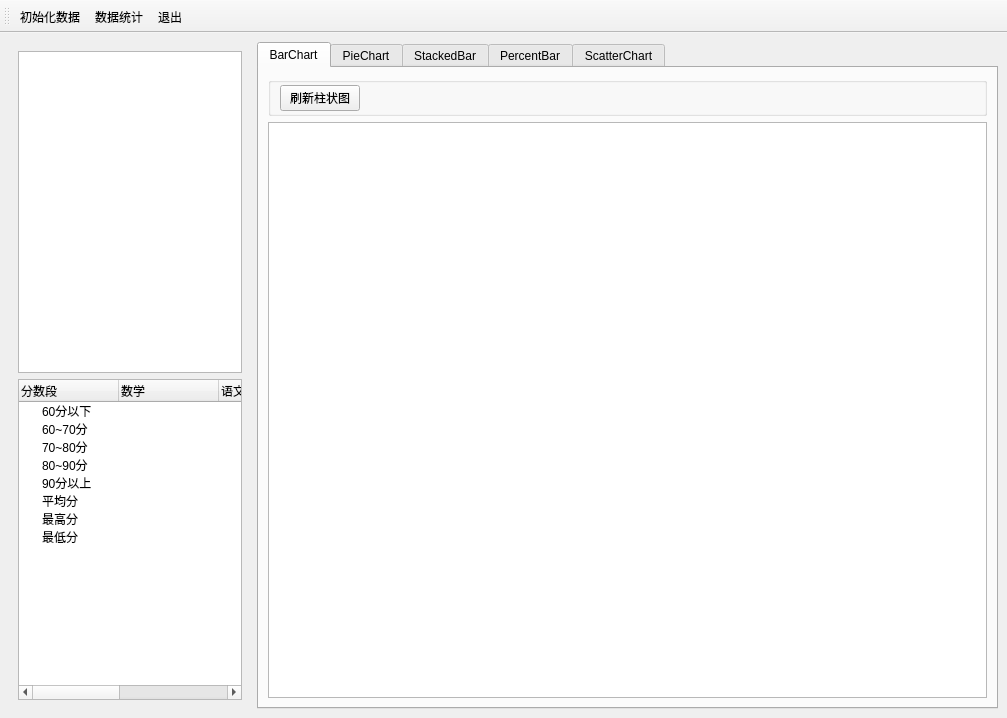
<?xml version="1.0" encoding="UTF-8"?>
<ui version="4.0">
 <class>MainWindow</class>
 <widget class="QMainWindow" name="MainWindow">
  <property name="geometry">
   <rect>
    <x>0</x>
    <y>0</y>
    <width>1007</width>
    <height>718</height>
   </rect>
  </property>
  <property name="windowTitle">
   <string>MainWindow</string>
  </property>
  <property name="toolButtonStyle">
   <enum>Qt::ToolButtonStyle::ToolButtonTextUnderIcon</enum>
  </property>
  <widget class="QWidget" name="centralwidget">
   <layout class="QGridLayout" name="gridLayout">
    <item row="0" column="0">
     <widget class="QWidget" name="widget" native="true">
      <layout class="QVBoxLayout" name="verticalLayout">
       <item>
        <widget class="QTableView" name="tableView"/>
       </item>
       <item>
        <widget class="QTreeWidget" name="treeWidget">
         <column>
          <property name="text">
           <string>分数段</string>
          </property>
         </column>
         <column>
          <property name="text">
           <string>数学</string>
          </property>
         </column>
         <column>
          <property name="text">
           <string>语文</string>
          </property>
         </column>
         <column>
          <property name="text">
           <string>英语</string>
          </property>
         </column>
         <column>
          <property name="text">
           <string>平均分</string>
          </property>
         </column>
         <item>
          <property name="text">
           <string>60分以下</string>
          </property>
          <property name="text">
           <string/>
          </property>
          <property name="text">
           <string/>
          </property>
          <property name="text">
           <string/>
          </property>
          <property name="text">
           <string/>
          </property>
         </item>
         <item>
          <property name="text">
           <string>60~70分</string>
          </property>
          <property name="text">
           <string/>
          </property>
          <property name="text">
           <string/>
          </property>
          <property name="text">
           <string/>
          </property>
          <property name="text">
           <string/>
          </property>
         </item>
         <item>
          <property name="text">
           <string>70~80分</string>
          </property>
          <property name="text">
           <string/>
          </property>
          <property name="text">
           <string/>
          </property>
          <property name="text">
           <string/>
          </property>
          <property name="text">
           <string/>
          </property>
         </item>
         <item>
          <property name="text">
           <string>80~90分</string>
          </property>
          <property name="text">
           <string/>
          </property>
          <property name="text">
           <string/>
          </property>
          <property name="text">
           <string/>
          </property>
          <property name="text">
           <string/>
          </property>
         </item>
         <item>
          <property name="text">
           <string>90分以上</string>
          </property>
          <property name="text">
           <string/>
          </property>
          <property name="text">
           <string/>
          </property>
          <property name="text">
           <string/>
          </property>
          <property name="text">
           <string/>
          </property>
         </item>
         <item>
          <property name="text">
           <string>平均分</string>
          </property>
          <property name="text">
           <string/>
          </property>
          <property name="text">
           <string/>
          </property>
          <property name="text">
           <string/>
          </property>
          <property name="text">
           <string/>
          </property>
         </item>
         <item>
          <property name="text">
           <string>最高分</string>
          </property>
          <property name="text">
           <string/>
          </property>
          <property name="text">
           <string/>
          </property>
          <property name="text">
           <string/>
          </property>
          <property name="text">
           <string/>
          </property>
         </item>
         <item>
          <property name="text">
           <string>最低分</string>
          </property>
          <property name="text">
           <string/>
          </property>
          <property name="text">
           <string/>
          </property>
          <property name="text">
           <string/>
          </property>
          <property name="text">
           <string/>
          </property>
         </item>
        </widget>
       </item>
      </layout>
     </widget>
    </item>
    <item row="0" column="1">
     <widget class="QTabWidget" name="tabWidget">
      <property name="currentIndex">
       <number>0</number>
      </property>
      <widget class="QWidget" name="tab">
       <attribute name="icon">
        <iconset resource="res.qrc">
         <normaloff>:/images/images/3.ico</normaloff>:/images/images/3.ico</iconset>
       </attribute>
       <attribute name="title">
        <string>BarChart</string>
       </attribute>
       <layout class="QVBoxLayout" name="verticalLayout_3">
        <item>
         <widget class="QGroupBox" name="groupBox_2">
          <property name="title">
           <string/>
          </property>
          <layout class="QHBoxLayout" name="horizontalLayout">
           <property name="topMargin">
            <number>2</number>
           </property>
           <property name="bottomMargin">
            <number>2</number>
           </property>
           <item>
            <widget class="QPushButton" name="btnBuildBarChart">
             <property name="text">
              <string>刷新柱状图</string>
             </property>
            </widget>
           </item>
           <item>
            <spacer name="horizontalSpacer_2">
             <property name="orientation">
              <enum>Qt::Orientation::Horizontal</enum>
             </property>
             <property name="sizeHint" stdset="0">
              <size>
               <width>40</width>
               <height>20</height>
              </size>
             </property>
            </spacer>
           </item>
          </layout>
         </widget>
        </item>
        <item>
         <widget class="QChartView" name="chartViewBar"/>
        </item>
       </layout>
      </widget>
      <widget class="QWidget" name="tab_2">
       <attribute name="icon">
        <iconset resource="res.qrc">
         <normaloff>:/images/images/43.ico</normaloff>:/images/images/43.ico</iconset>
       </attribute>
       <attribute name="title">
        <string>PieChart</string>
       </attribute>
       <layout class="QVBoxLayout" name="verticalLayout_4">
        <item>
         <widget class="QGroupBox" name="groupBox_3">
          <property name="title">
           <string/>
          </property>
          <layout class="QHBoxLayout" name="horizontalLayout_2">
           <property name="topMargin">
            <number>2</number>
           </property>
           <property name="bottomMargin">
            <number>2</number>
           </property>
           <item>
            <widget class="QLabel" name="label">
             <property name="text">
              <string>分析数据</string>
             </property>
             <property name="alignment">
              <set>Qt::AlignmentFlag::AlignRight|Qt::AlignmentFlag::AlignTrailing|Qt::AlignmentFlag::AlignVCenter</set>
             </property>
            </widget>
           </item>
           <item>
            <widget class="QComboBox" name="cBoxCourse">
             <item>
              <property name="text">
               <string>数学</string>
              </property>
             </item>
             <item>
              <property name="text">
               <string>语文</string>
              </property>
             </item>
             <item>
              <property name="text">
               <string>英语</string>
              </property>
             </item>
             <item>
              <property name="text">
               <string>平均分</string>
              </property>
             </item>
            </widget>
           </item>
           <item>
            <widget class="QPushButton" name="btnDrawPieChart">
             <property name="text">
              <string>刷新饼图</string>
             </property>
            </widget>
           </item>
           <item>
            <widget class="QLabel" name="label_2">
             <property name="text">
              <string>HoleSize</string>
             </property>
            </widget>
           </item>
           <item>
            <widget class="QDoubleSpinBox" name="spinHoleSize">
             <property name="decimals">
              <number>2</number>
             </property>
             <property name="maximum">
              <double>1.000000000000000</double>
             </property>
             <property name="singleStep">
              <double>0.100000000000000</double>
             </property>
            </widget>
           </item>
           <item>
            <widget class="QLabel" name="label_3">
             <property name="text">
              <string>PieSize</string>
             </property>
            </widget>
           </item>
           <item>
            <widget class="QDoubleSpinBox" name="spinPieSize">
             <property name="maximum">
              <double>1.000000000000000</double>
             </property>
             <property name="singleStep">
              <double>0.100000000000000</double>
             </property>
             <property name="value">
              <double>0.700000000000000</double>
             </property>
            </widget>
           </item>
           <item>
            <widget class="QLabel" name="label_4">
             <property name="text">
              <string>主题</string>
             </property>
            </widget>
           </item>
           <item>
            <widget class="QComboBox" name="cBoxTheme">
             <item>
              <property name="text">
               <string>Light</string>
              </property>
             </item>
             <item>
              <property name="text">
               <string>BlueCerulean</string>
              </property>
             </item>
             <item>
              <property name="text">
               <string>Dark</string>
              </property>
             </item>
             <item>
              <property name="text">
               <string>BrownSand</string>
              </property>
             </item>
             <item>
              <property name="text">
               <string>BlueNcs</string>
              </property>
             </item>
             <item>
              <property name="text">
               <string>HighContrast</string>
              </property>
             </item>
             <item>
              <property name="text">
               <string>BlueIcy</string>
              </property>
             </item>
             <item>
              <property name="text">
               <string>Qt</string>
              </property>
             </item>
            </widget>
           </item>
           <item>
            <spacer name="horizontalSpacer">
             <property name="orientation">
              <enum>Qt::Orientation::Horizontal</enum>
             </property>
             <property name="sizeHint" stdset="0">
              <size>
               <width>113</width>
               <height>20</height>
              </size>
             </property>
            </spacer>
           </item>
          </layout>
         </widget>
        </item>
        <item>
         <widget class="QChartView" name="chartViewPie"/>
        </item>
       </layout>
      </widget>
      <widget class="QWidget" name="tab_3">
       <attribute name="icon">
        <iconset resource="res.qrc">
         <normaloff>:/images/images/281.GIF</normaloff>:/images/images/281.GIF</iconset>
       </attribute>
       <attribute name="title">
        <string>StackedBar</string>
       </attribute>
       <layout class="QVBoxLayout" name="verticalLayout_5">
        <item>
         <widget class="QGroupBox" name="groupBox_4">
          <property name="title">
           <string/>
          </property>
          <layout class="QHBoxLayout" name="horizontalLayout_3">
           <property name="topMargin">
            <number>2</number>
           </property>
           <property name="bottomMargin">
            <number>2</number>
           </property>
           <item>
            <widget class="QPushButton" name="btnBuildStackedBar">
             <property name="text">
              <string>刷新堆叠柱状图</string>
             </property>
            </widget>
           </item>
           <item>
            <spacer name="horizontalSpacer_3">
             <property name="orientation">
              <enum>Qt::Orientation::Horizontal</enum>
             </property>
             <property name="sizeHint" stdset="0">
              <size>
               <width>587</width>
               <height>20</height>
              </size>
             </property>
            </spacer>
           </item>
          </layout>
         </widget>
        </item>
        <item>
         <widget class="QChartView" name="chartViewStackedBar"/>
        </item>
       </layout>
      </widget>
      <widget class="QWidget" name="tab_5">
       <attribute name="icon">
        <iconset resource="res.qrc">
         <normaloff>:/images/images/f4.ico</normaloff>:/images/images/f4.ico</iconset>
       </attribute>
       <attribute name="title">
        <string>PercentBar</string>
       </attribute>
       <layout class="QVBoxLayout" name="verticalLayout_6">
        <item>
         <widget class="QGroupBox" name="groupBox_5">
          <property name="title">
           <string/>
          </property>
          <layout class="QHBoxLayout" name="horizontalLayout_4">
           <property name="topMargin">
            <number>2</number>
           </property>
           <property name="bottomMargin">
            <number>2</number>
           </property>
           <item>
            <widget class="QPushButton" name="btnPercentBar">
             <property name="text">
              <string>刷新百分比柱状图</string>
             </property>
            </widget>
           </item>
           <item>
            <spacer name="horizontalSpacer_4">
             <property name="orientation">
              <enum>Qt::Orientation::Horizontal</enum>
             </property>
             <property name="sizeHint" stdset="0">
              <size>
               <width>587</width>
               <height>20</height>
              </size>
             </property>
            </spacer>
           </item>
          </layout>
         </widget>
        </item>
        <item>
         <widget class="QChartView" name="chartViewPercentBar"/>
        </item>
       </layout>
      </widget>
      <widget class="QWidget" name="tab_4">
       <attribute name="icon">
        <iconset resource="res.qrc">
         <normaloff>:/images/images/017.GIF</normaloff>:/images/images/017.GIF</iconset>
       </attribute>
       <attribute name="title">
        <string>ScatterChart</string>
       </attribute>
       <layout class="QVBoxLayout" name="verticalLayout_7">
        <item>
         <widget class="QGroupBox" name="groupBox_6">
          <property name="title">
           <string/>
          </property>
          <layout class="QHBoxLayout" name="horizontalLayout_5">
           <property name="topMargin">
            <number>2</number>
           </property>
           <property name="bottomMargin">
            <number>2</number>
           </property>
           <item>
            <widget class="QPushButton" name="btnScatter">
             <property name="text">
              <string>刷新图表</string>
             </property>
            </widget>
           </item>
           <item>
            <spacer name="horizontalSpacer_5">
             <property name="orientation">
              <enum>Qt::Orientation::Horizontal</enum>
             </property>
             <property name="sizeHint" stdset="0">
              <size>
               <width>646</width>
               <height>20</height>
              </size>
             </property>
            </spacer>
           </item>
          </layout>
         </widget>
        </item>
        <item>
         <widget class="QChartView" name="chartViewScatter"/>
        </item>
       </layout>
      </widget>
     </widget>
    </item>
   </layout>
  </widget>
  <widget class="QMenuBar" name="menubar">
   <property name="geometry">
    <rect>
     <x>0</x>
     <y>0</y>
     <width>1007</width>
     <height>25</height>
    </rect>
   </property>
  </widget>
  <widget class="QToolBar" name="toolBar">
   <property name="windowTitle">
    <string>toolBar</string>
   </property>
   <attribute name="toolBarArea">
    <enum>TopToolBarArea</enum>
   </attribute>
   <attribute name="toolBarBreak">
    <bool>false</bool>
   </attribute>
   <addaction name="actGenData"/>
   <addaction name="actTongJi"/>
   <addaction name="actQuit"/>
  </widget>
  <action name="actGenData">
   <property name="icon">
    <iconset resource="res.qrc">
     <normaloff>:/images/images/828.bmp</normaloff>:/images/images/828.bmp</iconset>
   </property>
   <property name="text">
    <string>初始化数据</string>
   </property>
   <property name="toolTip">
    <string>随机初始化数据</string>
   </property>
  </action>
  <action name="actTongJi">
   <property name="icon">
    <iconset resource="res.qrc">
     <normaloff>:/images/images/216.GIF</normaloff>:/images/images/216.GIF</iconset>
   </property>
   <property name="text">
    <string>数据统计</string>
   </property>
   <property name="toolTip">
    <string>数据统计</string>
   </property>
  </action>
  <action name="actQuit">
   <property name="icon">
    <iconset resource="res.qrc">
     <normaloff>:/images/images/132.bmp</normaloff>:/images/images/132.bmp</iconset>
   </property>
   <property name="text">
    <string>退出</string>
   </property>
   <property name="toolTip">
    <string>退出</string>
   </property>
  </action>
 </widget>
 <customwidgets>
  <customwidget>
   <class>QChartView</class>
   <extends>QGraphicsView</extends>
   <header location="global">qchartview.h</header>
  </customwidget>
 </customwidgets>
 <resources>
  <include location="res.qrc"/>
 </resources>
 <connections>
  <connection>
   <sender>actQuit</sender>
   <signal>triggered()</signal>
   <receiver>MainWindow</receiver>
   <slot>close()</slot>
   <hints>
    <hint type="sourcelabel">
     <x>-1</x>
     <y>-1</y>
    </hint>
    <hint type="destinationlabel">
     <x>503</x>
     <y>358</y>
    </hint>
   </hints>
  </connection>
 </connections>
</ui>
